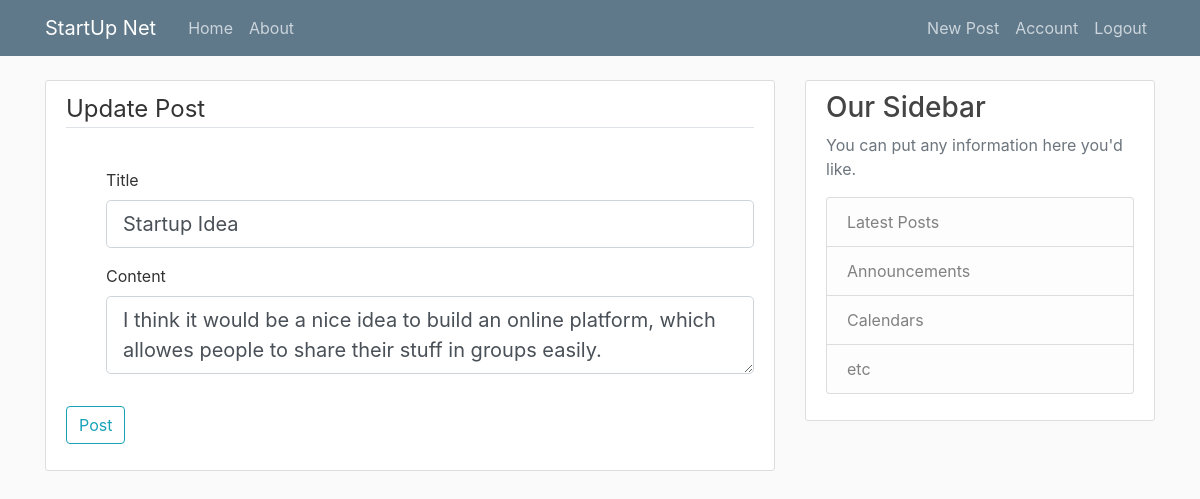
The page /post/1/update (signed in) on the database its author committed.
### startupnet/models.py (models this page shows, shortened)
class Post(db.Model):
	id = db.Column(db.Integer, primary_key=True)
	title = db.Column(db.String(100), nullable=False)
	date_posted = db.Column(db.DateTime, nullable=False, default=datetime.utcnow)
	content = db.Column(db.Text, nullable=False)
	user_id = db.Column(db.Integer, db.ForeignKey("user.id"), nullable =False)

### startupnet/routes.py (the view)
@app.route("/post/<int:post_id>/update", methods=["GET", "POST"])
@login_required
def update_post(post_id):
	post = Post.query.get_or_404(post_id)
	if post.author != current_user:
		abort(403)
	form = PostForm()
	if form.validate_on_submit():
		post.title = form.title.data
		post.content = form.content.data
		db.session.commit()
		flash("Your post has been updated", "success")
		return redirect(url_for("post", post_id=post_id))
	elif request.method == "GET":
		form.title.data = post.title
		form.content.data = post.content
	return render_template("create_post.html", title="Update Post", form=form, legend="Update Post")

### startupnet/forms.py
class PostForm(FlaskForm):
	title = StringField("Title", validators=[DataRequired()])
	content = TextAreaField("Content", validators=[DataRequired()])
	submit = SubmitField("Post")

### startupnet/models.py (called while the page is built)
@login_manager.user_loader
def load_user(user_id):
	return User.query.get(int(user_id))

### startupnet/templates/create_post.html (shortened to what this page needs)
{% extends "layout.html" %}
{%block content%}
	<div class="content-section">
		<form method="POST", action="">
			<fieldset class="form-group">
				<legend class="border-bottom mb-4">{{ legend }}</legend>
				<dir class="form-group">
					{{ form.title.label(class="form-control-label") }}
					{% if form.title.errors %}
						{{ form.title(class="form-control form-control-lg is-invalid")}}
						<div class="invalid-feedback">
							{% for error in form.title.errors %}
								<span>{{ error }}</span>
							{% endfor %}
						</div>
					{% else %}
						{{ form.title(class="form-control form-control-lg")}}
					{% endif %}
				</dir>
				<dir class="form-group">
					{{ form.content.label(class="form-control-label") }}
					{% if form.content.errors %}
						{{ form.content(class="form-control form-control-lg is-invalid")}}
						<div class="invalid-feedback">
							{% for error in form.content.errors %}
								<span>{{ error }}</span>
							{% endfor %}
						</div>
					{% else %}
						{{ form.content(class="form-control form-control-lg")}}
					{% endif %}
			</fieldset>
			<div class="form-group">
				{{ form.submit(class="btn btn-outline-info") }}
			</div>
		</form>
	</div>
{% endblock%}

### startupnet/static/main.css (style rules this page uses)
body { background: #fafafa; color: #333333; margin-top: 5rem; }
.content-section { background: #ffffff; padding: 10px 20px; border: 1px solid #dddddd; border-radius: 3px; margin-bottom: 20px; }

### rows shown on the page
Post: title "Startup Idea", content "I think it would be a nice idea to build an online platform, which allowes people to share their stuff in groups easily."

### other values the page prints
{{ legend }} "Update Post"
